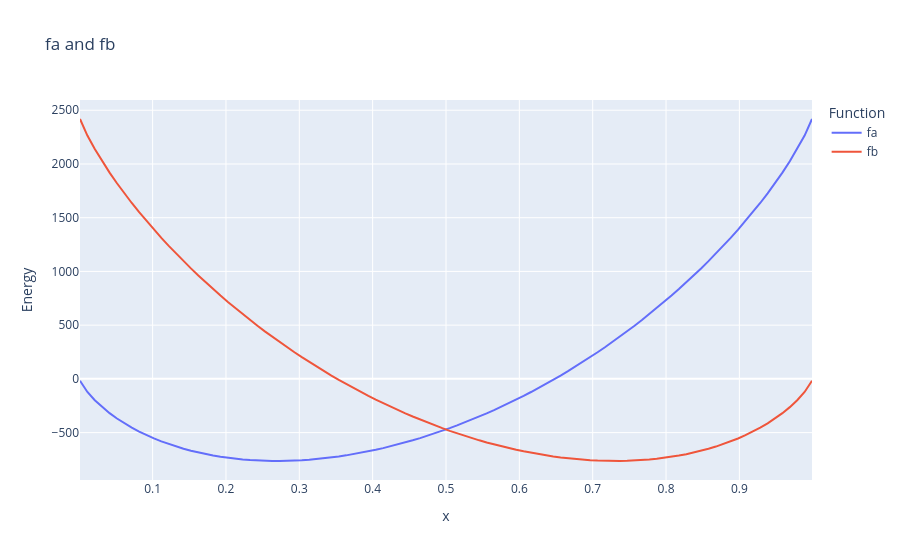

Notebook code cell kept with this figure:
### Markdown cell above
The elastic strain relaxes the lattice constraint. For reference, we can visualize $f^a$ and $f^b$ assuming the lattice constraint still holds; $c_0^a+c_1^a = V^a = 1$.

### Code cell
x_values = np.linspace(0.001, .999, 100)
Fa = fa(c0a=x_values, c1a=1-x_values, Va = 1)
Fb = fb(c0b=x_values, c1b=1-x_values, Vb = 1)

fig = go.Figure()
fig.add_trace(go.Scatter(x=x_values, y=Fa, mode='lines', name='fa'))
fig.add_trace(go.Scatter(x=x_values, y=Fb, mode='lines', name='fb'))
fig.update_layout(
    xaxis_title='x',
    yaxis_title='Energy',
    title='fa and fb',
    legend_title='Function'
)
fig.show()
